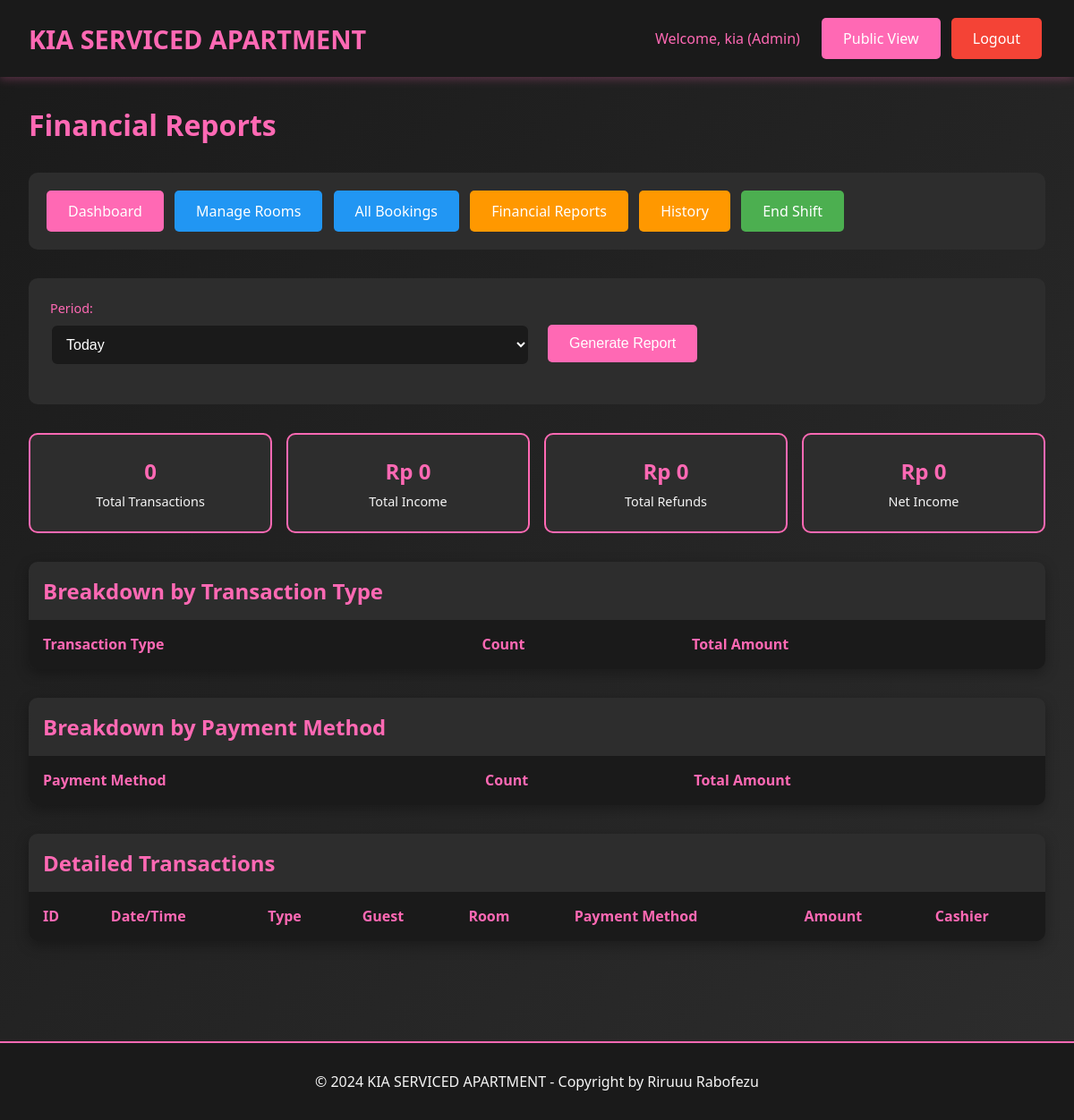
The app's page /admin/reports.php (signed in), older data.
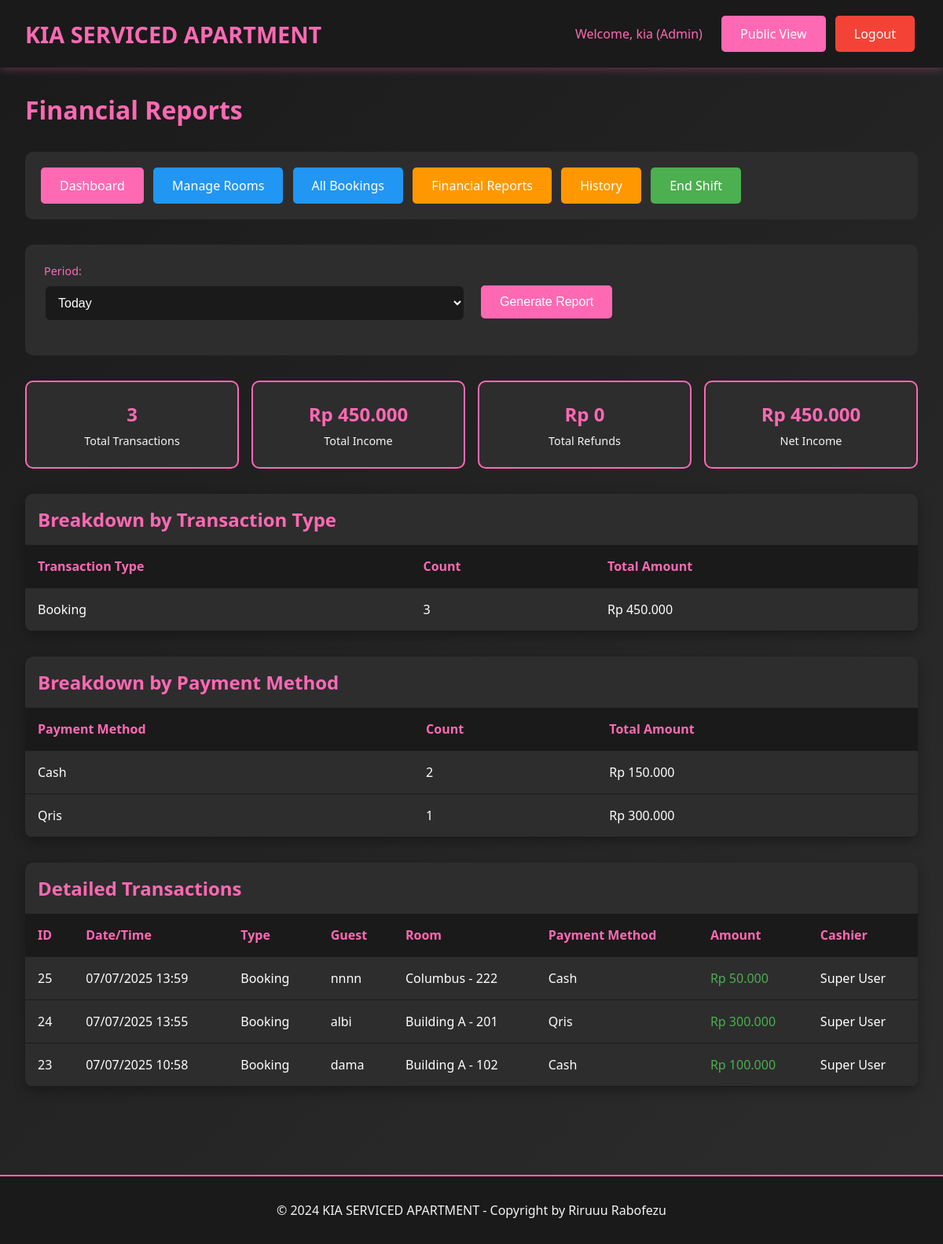
The same page, newer data.
### tables this page shows
CREATE TABLE `transactions` (
  `id` int(11) NOT NULL,
  `booking_id` int(11) NOT NULL,
  `transaction_type` enum('booking','extra_time','refund') NOT NULL,
  `amount` decimal(10,2) NOT NULL,
  `payment_method` varchar(50) NOT NULL,
  `transaction_date` datetime DEFAULT CURRENT_TIMESTAMP,
  `created_by` int(11) NOT NULL,
  `notes` text
);

CREATE TABLE `bookings` (
  `id` int(11) NOT NULL,
  `room_id` int(11) NOT NULL,
  `guest_name` varchar(100) NOT NULL,
  `arrival_time` datetime NOT NULL,
  `phone_number` varchar(20) NOT NULL,
  `duration_type` enum('transit','fullday') NOT NULL,
  `duration_hours` int(11) NOT NULL,
  `price_amount` decimal(10,2) NOT NULL,
  `payment_method` varchar(50) NOT NULL,
  `deposit_type` enum('cash','id_card','no_deposit') NOT NULL,
  `deposit_amount` decimal(10,2) DEFAULT '0.00',
  `notes` text,
  `status` enum('booked','checkin','checkout','cancelled','no_show','completed') DEFAULT 'booked',
  `checkin_time` datetime DEFAULT NULL,
  `checkout_time` datetime DEFAULT NULL,
  `extra_time_hours` int(11) DEFAULT '0',
  `extra_time_amount` decimal(10,2) DEFAULT '0.00',
  `refund_amount` decimal(10,2) DEFAULT '0.00',
  `refund_method` varchar(50) DEFAULT NULL,
  `created_by` int(11) NOT NULL,
  `created_at` timestamp NOT NULL DEFAULT CURRENT_TIMESTAMP,
  `updated_at` timestamp NOT NULL DEFAULT CURRENT_TIMESTAMP ON UPDATE CURRENT_TIMESTAMP
);

CREATE TABLE `rooms` (
  `id` int(11) NOT NULL,
  `location` varchar(100) NOT NULL,
  `floor_number` int(11) NOT NULL,
  `room_number` varchar(20) NOT NULL,
  `room_type` varchar(50) NOT NULL,
  `wifi_name` varchar(100) DEFAULT NULL,
  `wifi_password` varchar(100) DEFAULT NULL,
  `status` enum('ready','booked','checkin','checkout') DEFAULT 'ready',
  `created_at` timestamp NOT NULL DEFAULT CURRENT_TIMESTAMP,
  `updated_at` timestamp NOT NULL DEFAULT CURRENT_TIMESTAMP ON UPDATE CURRENT_TIMESTAMP
);

CREATE TABLE `users` (
  `id` int(11) NOT NULL,
  `username` varchar(50) NOT NULL,
  `password` varchar(255) NOT NULL,
  `full_name` varchar(100) NOT NULL,
  `role` enum('superuser','admin','cashier') NOT NULL,
  `created_at` timestamp NOT NULL DEFAULT CURRENT_TIMESTAMP,
  `updated_at` timestamp NOT NULL DEFAULT CURRENT_TIMESTAMP ON UPDATE CURRENT_TIMESTAMP
);

### includes/config.php (called while the page is built, shortened)
<?php
function isLoggedIn() {
    return isset($_SESSION['user_id']);
}
function getUserRole() {
    return $_SESSION['user_role'] ?? null;
}
function hasPermission($required_roles) {
    $user_role = getUserRole();
    return in_array($user_role, $required_roles);
}
function formatCurrency($amount) {
    return 'Rp ' . number_format($amount, 0, ',', '.');
}
function formatDateTime($datetime) {
    return date('d/m/Y H:i', strtotime($datetime));
}
?>

### admin/reports.php (the view, shortened to what this page needs)
<?php
require_once "../includes/config.php";
$period = $_GET["period"] ?? "today";
$date_filter = "";
$params = [];
switch ($period) {
    case "today":
        $date_filter = "DATE(transaction_date) = CURDATE()";
        break;
}
$sql = "SELECT
            COUNT(CASE WHEN amount > 0 THEN 1 END) as total_transactions,
            SUM(CASE WHEN amount > 0 THEN amount ELSE 0 END) as total_income,
            SUM(CASE WHEN amount < 0 THEN ABS(amount) ELSE 0 END) as total_refunds,
            SUM(amount) as net_income
        FROM transactions
        WHERE $date_filter";
$stmt = $pdo->prepare($sql);
$stmt->execute($params);
$summary = $stmt->fetch();
$sql = "SELECT
            transaction_type,
            COUNT(*) as count,
            SUM(amount) as total
        FROM transactions
        WHERE $date_filter
        GROUP BY transaction_type";
$stmt = $pdo->prepare($sql);
$stmt->execute($params);
$by_type = $stmt->fetchAll();
$sql = "SELECT
            payment_method,
            COUNT(*) as count,
            SUM(amount) as total
        FROM transactions
        WHERE $date_filter AND amount > 0
        GROUP BY payment_method";
$stmt = $pdo->prepare($sql);
$stmt->execute($params);
$by_payment = $stmt->fetchAll();
$sql = "SELECT t.*, b.guest_name, r.room_number, r.location, u.full_name as cashier_name
        FROM transactions t
        JOIN bookings b ON t.booking_id = b.id
        JOIN rooms r ON b.room_id = r.id
        JOIN users u ON t.created_by = u.id
        WHERE $date_filter
        ORDER BY t.transaction_date DESC";
$stmt = $pdo->prepare($sql);
$stmt->execute($params);
$transactions = $stmt->fetchAll();
?>
<!DOCTYPE html>
<html lang="id">
<head>
    <link rel="stylesheet" href="../assets/css/style.css">
</head>
<body>
    <header class="header">
        <div class="header-content">
            <a href="../index.php" class="logo">KIA SERVICED APARTMENT</a>
            <div>
                <span style="color: var(--primary-pink); margin-right: 1rem;">
                    Welcome, <?php echo htmlspecialchars($_SESSION["full_name"]); ?> (<?php echo ucfirst($_SESSION["user_role"]); ?>)
                </span>
                <a href="../index.php" class="btn btn-primary">Public View</a>
                <a href="../includes/logout.php" class="btn btn-danger">Logout</a>
            </div>
        </div>
    </header>
    <div class="container">
        <h1 style="color: var(--primary-pink); margin-bottom: 2rem;">Financial Reports</h1>
        <div style="background: var(--dark-gray); padding: 1rem; border-radius: 10px; margin-bottom: 2rem;">
            <a href="dashboard.php" class="btn btn-primary">Dashboard</a>
            <?php if (hasPermission(["admin", "superuser"])): ?>
                <a href="rooms.php" class="btn btn-info">Manage Rooms</a>
                <a href="bookings.php" class="btn btn-info">All Bookings</a>
            <?php endif; ?>
            <a href="reports.php" class="btn btn-warning">Financial Reports</a>
            <a href="history.php" class="btn btn-warning">History</a>
            <a href="shift_report.php" class="btn btn-success">End Shift</a>
        </div>
        <div class="report-filters">
            <form method="GET">
                <div style="display: grid; grid-template-columns: repeat(auto-fit, minmax(200px, 1fr)); gap: 1rem; align-items: end;">
                    <div class="form-group">
                        <label>Period:</label>
                        <select name="period" class="form-control" onchange="toggleCustomDates(this.value)">
                            <option value="today" <?php echo $period == "today" ? "selected" : ""; ?>>Today</option>
                        </select>
                    </div>
                    <div class="form-group">
                        <button type="submit" class="btn btn-primary">Generate Report</button>
                    </div>
                </div>
            </form>
        </div>
        <div class="summary-grid">
            <div class="summary-card">
                <div class="summary-amount"><?php echo $summary["total_transactions"]; ?></div>
                <div class="summary-label">Total Transactions</div>
            </div>
            <div class="summary-card">
                <div class="summary-amount"><?php echo formatCurrency($summary["total_income"]); ?></div>
                <div class="summary-label">Total Income</div>
            </div>
            <div class="summary-card">
                <div class="summary-amount"><?php echo formatCurrency($summary["total_refunds"]); ?></div>
                <div class="summary-label">Total Refunds</div>
            </div>
            <div class="summary-card">
                <div class="summary-amount"><?php echo formatCurrency($summary["net_income"]); ?></div>
                <div class="summary-label">Net Income</div>
            </div>
        </div>
        <div class="table-container">
            <h2 style="color: var(--primary-pink); margin: 1rem;">Breakdown by Transaction Type</h2>
            <table class="table">
                <thead>
                    <tr>
                        <th>Transaction Type</th>
                        <th>Count</th>
                        <th>Total Amount</th>
                    </tr>
                </thead>
                <tbody>
                    <?php foreach ($by_type as $type): ?>
                    <tr>
                        <td><?php echo ucfirst(str_replace("_", " ", $type["transaction_type"])); ?></td>
                        <td><?php echo $type["count"]; ?></td>
                        <td><?php echo formatCurrency($type["total"]); ?></td>
                    </tr>
                    <?php endforeach; ?>
                </tbody>
            </table>
        </div>
        <div class="table-container">
            <h2 style="color: var(--primary-pink); margin: 1rem;">Breakdown by Payment Method</h2>
            <table class="table">
                <thead>
                    <tr>
                        <th>Payment Method</th>
                        <th>Count</th>
                        <th>Total Amount</th>
                    </tr>
                </thead>
                <tbody>
                    <?php foreach ($by_payment as $payment): ?>
                    <tr>
                        <td><?php echo ucfirst($payment["payment_method"]); ?></td>
                        <td><?php echo $payment["count"]; ?></td>
                        <td><?php echo formatCurrency($payment["total"]); ?></td>
                    </tr>
                    <?php endforeach; ?>
                </tbody>
            </table>
        </div>
        <div class="table-container">
            <h2 style="color: var(--primary-pink); margin: 1rem;">Detailed Transactions</h2>
            <table class="table">
                <thead>
                    <tr>
                        <th>ID</th>
                        <th>Date/Time</th>
                        <th>Type</th>
                        <th>Guest</th>
                        <th>Room</th>
                        <th>Payment Method</th>
                        <th>Amount</th>
                        <th>Cashier</th>
                    </tr>
                </thead>
                <tbody>
                    <?php foreach ($transactions as $transaction): ?>
                    <tr>
                        <td><?php echo $transaction["id"]; ?></td>
                        <td><?php echo formatDateTime($transaction["transaction_date"]); ?></td>
                        <td><?php echo ucfirst(str_replace("_", " ", $transaction["transaction_type"])); ?></td>
                        <td><?php echo htmlspecialchars($transaction["guest_name"]); ?></td>
                        <td><?php echo htmlspecialchars($transaction["location"] . " - " . $transaction["room_number"]); ?></td>
                        <td><?php echo ucfirst($transaction["payment_method"]); ?></td>
                        <td style="color: <?php echo $transaction["amount"] >= 0 ? "var(--success)" : "var(--danger)"; ?>">
                            <?php echo formatCurrency($transaction["amount"]); ?>
                        </td>
                        <td><?php echo htmlspecialchars($transaction["cashier_name"]); ?></td>
                    </tr>
                    <?php endforeach; ?>
                </tbody>
            </table>
        </div>
    </div>
    <footer class="footer">
        <p>&copy; 2024 KIA SERVICED APARTMENT - Copyright by Riruuu Rabofezu</p>
    </footer>
</body>
</html>

### assets/css/style.css (style rules this page uses)
* { margin: 0; padding: 0; box-sizing: border-box; }
:root { --primary-pink: #ff69b4; --dark-pink: #e91e63; --light-pink: #ffc0cb; --black: #1a1a1a; --dark-gray: #2d2d2d; --light-gray: #f5f5f5; --white: #ffffff; --success: #4caf50; --warning: #ff9800; --info: #2196f3; --danger: #f44336; }
body { font-family: 'Segoe UI', Tahoma, Geneva, Verdana, sans-serif; background: linear-gradient(135deg, var(--black) 0%, var(--dark-gray) 100%); color: var(--white); min-height: 100vh; }
.header { background: var(--black); padding: 1rem 2rem; box-shadow: 0 2px 10px rgba(255, 105, 180, 0.3); position: sticky; top: 0; z-index: 1000; }
.header-content { display: flex; justify-content: space-between; align-items: center; max-width: 1200px; margin: 0 auto; }
.logo { font-size: 1.8rem; font-weight: bold; color: var(--primary-pink); text-decoration: none; }
.form-group { margin-bottom: 1.2rem; }
.form-group label { display: block; margin-bottom: 0.5rem; color: var(--primary-pink); font-weight: 500; font-size: 0.9rem; }
.form-control { width: 100%; padding: 0.75rem; border: 2px solid var(--dark-gray); border-radius: 8px; background: var(--black); color: var(--white); font-size: 1rem; transition: all 0.3s ease; }
.btn { padding: 0.75rem 1.5rem; border: none; border-radius: 5px; cursor: pointer; font-size: 1rem; font-weight: 500; text-decoration: none; display: inline-block; text-align: center; transition: all 0.3s ease; margin: 0.25rem; }
.btn-primary { background: var(--primary-pink); color: var(--white); }
.btn-success { background: var(--success); color: var(--white); }
.btn-warning { background: var(--warning); color: var(--white); }
.btn-info { background: var(--info); color: var(--white); }
.btn-danger { background: var(--danger); color: var(--white); }
.container { max-width: 1200px; margin: 0 auto; padding: 2rem; }
.table-container { background: var(--dark-gray); border-radius: 10px; overflow: hidden; box-shadow: 0 5px 15px rgba(0, 0, 0, 0.3); margin: 2rem 0; }
.table { width: 100%; border-collapse: collapse; }
.table th, .table td { padding: 1rem; text-align: left; border-bottom: 1px solid var(--black); }
.table th { background: var(--black); color: var(--primary-pink); font-weight: bold; }
.footer { background: var(--black); text-align: center; padding: 2rem; margin-top: 3rem; border-top: 2px solid var(--primary-pink); }
.footer p { color: var(--light-gray); margin: 0; }

### admin/reports.php (style rules this page uses)
.report-filters { background: var(--dark-gray); padding: 1.5rem; border-radius: 10px; margin-bottom: 2rem; }
.summary-grid { display: grid; grid-template-columns: repeat(auto-fit, minmax(200px, 1fr)); gap: 1rem; margin-bottom: 2rem; }
.summary-card { background: var(--dark-gray); padding: 1.5rem; border-radius: 10px; text-align: center; border: 2px solid var(--primary-pink); }
.summary-amount { font-size: 1.5rem; font-weight: bold; color: var(--primary-pink); margin-bottom: 0.5rem; }
.summary-label { color: var(--light-gray); font-size: 0.9rem; }

Row changes from the older to the newer data that the page shows:
added transactions: id "25", transaction_date "07/07/2025 13:59", transaction_type "Booking", booking.guest_name "nnnn", rooms.location+room_number "Columbus - 222", payment_method "Cash", amount "Rp 50.000", created_by.full_name "Super User"
added transactions: id "24", transaction_date "07/07/2025 13:55", transaction_type "Booking", booking.guest_name "albi", rooms.location+room_number "Building A - 201", payment_method "Qris", amount "Rp 300.000", created_by.full_name "Super User"
added transactions: id "23", transaction_date "07/07/2025 10:58", transaction_type "Booking", booking.guest_name "dama", rooms.location+room_number "Building A - 102", payment_method "Cash", amount "Rp 100.000", created_by.full_name "Super User"
Text that changed along with them:
$summary["total_transactions"]: "0" → "3"
formatCurrency($summary["total_income"]): "Rp 0" → "Rp 450.000"
formatCurrency($summary["net_income"]): "Rp 0" → "Rp 450.000"
new list line: "Booking 3 Rp 450.000"
new list line: "Cash 2 Rp 150.000"
new list line: "Qris 1 Rp 300.000"
